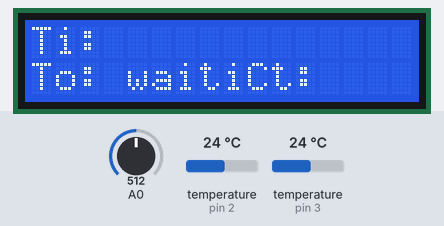
Bench run of a sketch on a simulated Arduino Uno, built with avr-gcc and run on an emulated ATmega328P. Parts: 16×2 character LCD. Inputs (shaded band) come from the test bench; at power-on: A0 = 512, temperature (sensors on pin 2, pin 3) 24 °C. Storage starts empty. At 8.8 s the program stops and its outputs stay as they are.

Above: at 1.2 s.
1.3 s: A0 set to 910
At 6.3 s:
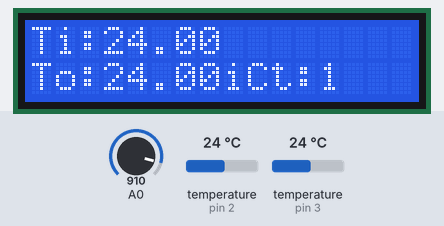
6.7 s: A0 set to 900
At 9.9 s:
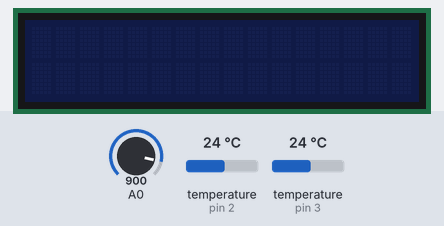
Timing chart, 0 to 10.3 s (numbered marks = the images above; inputs shaded):
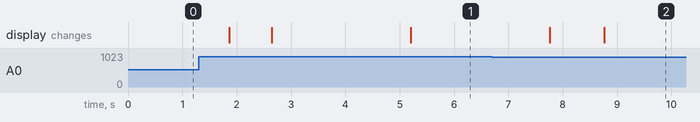

The sketch:

LCD_SD_2sens_ser_UNKNONW_FUNCTION.ino
```cpp
//Included libraries
#include <LiquidCrystal.h>
#include <OneWire.h>
#include <DallasTemperature.h>
#include <SPI.h>
#include <SD.h>

#define btnSELECT 4                             //Sets value for Select Key defined by the DF Robot keypad

LiquidCrystal lcd(8, 9, 4, 5, 6, 7);            //Sets pins used by default

OneWire oneWire2(2);                            //Sets the pins for temperature sensors
OneWire oneWire3(3);
DallasTemperature sensors2(&oneWire2);          //Sends information from OneWire to DallasTemperature
DallasTemperature sensors3(&oneWire3);

File tempt;                                     //Sets tempt as a file type
int count;                                      //count is an integer
int record;                                     //record is an integer
//String data = "";

void setup(){
  count = 0;
  lcd.begin(16, 2);                             //Start the LCD
  if (!SD.begin(1)) {                           //Sets the pin for SD card read/write
    lcd.setCursor(0,0);                         //Sets the cursor location
    lcd.print("SD Fail Init");
    exit(0);
  }
  tempt = SD.open("temps.txt",FILE_WRITE);      //Creates an object that is a created txt file
  if (!tempt) {
    lcd.setCursor(0,0);                         //Sets the cursor location
    lcd.print("File Error");
    exit(0);
  }
  lcd.setCursor(0,0);                           //Sets the cursor location
  lcd.print("Ti:");                             //Prints the beginning message
  lcd.setCursor(0,1);
  lcd.print("To:");
  lcd.setCursor(4,1);
  lcd.print("waiting...");
}

void loop(){
  if(analogRead(0) < 900){                      //Checks to see if Select Key was pressed
    lcd.setCursor(9,1);
    lcd.print("Ct:    ");
    delay(1000);
    record = 1023;                              //Sets checker so while loop can check if select button was pressed again
    while(record > 900){                        //Checks to see if Select Key was pressed again (Hold the select button until you see finished)
    lcd.setCursor(3,0);                         //4th character, line 0
    sensors2.requestTemperatures();              //Call temperature from sensor
    lcd.print(sensors2.getTempCByIndex(0));      //Prints temperature
    lcd.setCursor(3,1);                        //4th character, line 1
    sensors3.requestTemperatures();             //Call temperature from sensor
    lcd.print(sensors3.getTempCByIndex(0));     //Prints temperature
    lcd.setCursor(12,1);                        //11th character, line 1
    lcd.print(count);                           //Prints the count
    tempt.print(sensors2.getTempCByIndex(0));    //Writes values seperated by newline
    tempt.print(",");
    tempt.println(sensors3.getTempCByIndex(0));

    delay(1000);                                //Delays next temperature update by 1 second
    count++;                                    //Increases count variable by 1 (Counts seconds)
    record = analogRead(0);                     //Sets record to the value outputted by the button keys, either NONE or an int
    }
    tempt.close();
    if (tempt) {                                //Closes the temperature file to save it
      lcd.setCursor(0,0);                       //Sets the cursor location
      lcd.print("File Save Error");
      exit(0);
    }
    lcd.setCursor(0,1);                         //Cursor is set to second line
    lcd.print("Finished!  ");                   //Prints the ending message
    exit(0);                                    //Exits the loop
  }
}
```

Measured:
- after the input at 6.7 s, the display: first differs from a run without the input after 2.1 s (image 2)
